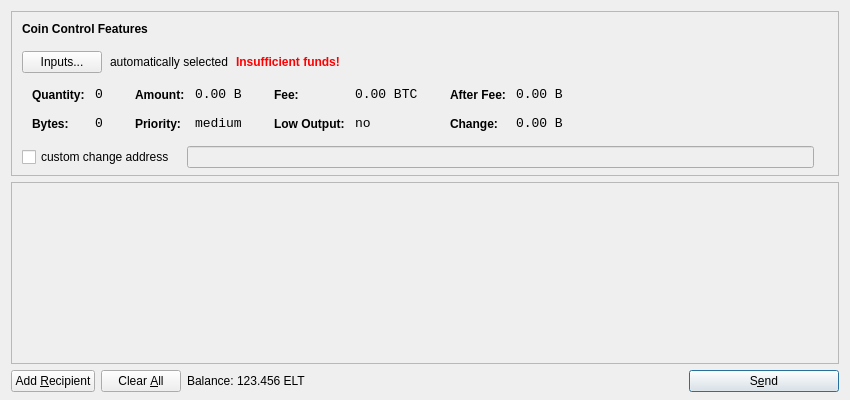
<?xml version="1.0" encoding="UTF-8"?>
<ui version="4.0">
 <class>SendCoinsDialog</class>
 <widget class="QDialog" name="SendCoinsDialog">
  <property name="geometry">
   <rect>
    <x>0</x>
    <y>0</y>
    <width>850</width>
    <height>400</height>
   </rect>
  </property>
  <property name="windowTitle">
   <string>Send Coins</string>
  </property>
  <layout class="QVBoxLayout" name="verticalLayout" stretch="0,1,0">
   <property name="bottomMargin">
    <number>8</number>
   </property>
   <item>
    <widget class="QFrame" name="frameCoinControl">
     <property name="sizePolicy">
      <sizepolicy hsizetype="Expanding" vsizetype="Expanding">
       <horstretch>0</horstretch>
       <verstretch>0</verstretch>
      </sizepolicy>
     </property>
     <property name="maximumSize">
      <size>
       <width>16777215</width>
       <height>16777215</height>
      </size>
     </property>
     <property name="frameShape">
      <enum>QFrame::StyledPanel</enum>
     </property>
     <property name="frameShadow">
      <enum>QFrame::Sunken</enum>
     </property>
     <layout class="QVBoxLayout" name="verticalLayoutCoinControl2">
      <property name="spacing">
       <number>-1</number>
      </property>
      <property name="leftMargin">
       <number>0</number>
      </property>
      <property name="topMargin">
       <number>0</number>
      </property>
      <property name="rightMargin">
       <number>0</number>
      </property>
      <property name="bottomMargin">
       <number>6</number>
      </property>
      <item>
       <layout class="QVBoxLayout" name="verticalLayoutCoinControl" stretch="0,0,0,0,1">
        <property name="spacing">
         <number>0</number>
        </property>
        <property name="leftMargin">
         <number>10</number>
        </property>
        <property name="topMargin">
         <number>10</number>
        </property>
        <item>
         <layout class="QHBoxLayout" name="horizontalLayoutCoinControl1">
          <property name="bottomMargin">
           <number>15</number>
          </property>
          <item>
           <widget class="QLabel" name="labelCoinControlFeatures">
            <property name="sizePolicy">
             <sizepolicy hsizetype="Preferred" vsizetype="Maximum">
              <horstretch>0</horstretch>
              <verstretch>0</verstretch>
             </sizepolicy>
            </property>
            <property name="font">
             <font>
              <weight>75</weight>
              <bold>true</bold>
             </font>
            </property>
            <property name="styleSheet">
             <string notr="true">font-weight:bold;</string>
            </property>
            <property name="text">
             <string>Coin Control Features</string>
            </property>
           </widget>
          </item>
         </layout>
        </item>
        <item>
         <layout class="QHBoxLayout" name="horizontalLayoutCoinControl2" stretch="0,0,0,0">
          <property name="spacing">
           <number>8</number>
          </property>
          <property name="bottomMargin">
           <number>10</number>
          </property>
          <item>
           <widget class="QPushButton" name="pushButtonCoinControl">
            <property name="styleSheet">
             <string notr="true"/>
            </property>
            <property name="text">
             <string>Inputs...</string>
            </property>
           </widget>
          </item>
          <item>
           <widget class="QLabel" name="labelCoinControlAutomaticallySelected">
            <property name="text">
             <string>automatically selected</string>
            </property>
            <property name="margin">
             <number>5</number>
            </property>
           </widget>
          </item>
          <item>
           <widget class="QLabel" name="labelCoinControlInsuffFunds">
            <property name="font">
             <font>
              <weight>75</weight>
              <bold>true</bold>
             </font>
            </property>
            <property name="styleSheet">
             <string notr="true">color:red;font-weight:bold;</string>
            </property>
            <property name="text">
             <string>Insufficient funds!</string>
            </property>
            <property name="margin">
             <number>5</number>
            </property>
           </widget>
          </item>
          <item>
           <spacer name="horizontalSpacerCoinControl">
            <property name="orientation">
             <enum>Qt::Horizontal</enum>
            </property>
            <property name="sizeHint" stdset="0">
             <size>
              <width>40</width>
              <height>1</height>
             </size>
            </property>
           </spacer>
          </item>
         </layout>
        </item>
        <item>
         <widget class="QWidget" name="widgetCoinControl" native="true">
          <property name="sizePolicy">
           <sizepolicy hsizetype="Preferred" vsizetype="Preferred">
            <horstretch>0</horstretch>
            <verstretch>0</verstretch>
           </sizepolicy>
          </property>
          <property name="minimumSize">
           <size>
            <width>0</width>
            <height>0</height>
           </size>
          </property>
          <property name="styleSheet">
           <string notr="true"/>
          </property>
          <layout class="QHBoxLayout" name="horizontalLayoutCoinControl5">
           <property name="margin">
            <number>0</number>
           </property>
           <item>
            <layout class="QHBoxLayout" name="horizontalLayoutCoinControl3" stretch="0,0,0,1">
             <property name="spacing">
              <number>20</number>
             </property>
             <property name="topMargin">
              <number>0</number>
             </property>
             <property name="bottomMargin">
              <number>10</number>
             </property>
             <item>
              <layout class="QFormLayout" name="formLayoutCoinControl1">
               <property name="horizontalSpacing">
                <number>10</number>
               </property>
               <property name="verticalSpacing">
                <number>14</number>
               </property>
               <property name="leftMargin">
                <number>10</number>
               </property>
               <property name="topMargin">
                <number>4</number>
               </property>
               <property name="rightMargin">
                <number>6</number>
               </property>
               <item row="0" column="0">
                <widget class="QLabel" name="labelCoinControlQuantityText">
                 <property name="styleSheet">
                  <string notr="true">font-weight:bold;</string>
                 </property>
                 <property name="text">
                  <string>Quantity:</string>
                 </property>
                 <property name="margin">
                  <number>0</number>
                 </property>
                </widget>
               </item>
               <item row="0" column="1">
                <widget class="QLabel" name="labelCoinControlQuantity">
                 <property name="font">
                  <font>
                   <family>Monospace</family>
                   <pointsize>10</pointsize>
                  </font>
                 </property>
                 <property name="cursor">
                  <cursorShape>IBeamCursor</cursorShape>
                 </property>
                 <property name="contextMenuPolicy">
                  <enum>Qt::ActionsContextMenu</enum>
                 </property>
                 <property name="text">
                  <string notr="true">0</string>
                 </property>
                 <property name="margin">
                  <number>0</number>
                 </property>
                 <property name="textInteractionFlags">
                  <set>Qt::LinksAccessibleByMouse|Qt::TextSelectableByKeyboard|Qt::TextSelectableByMouse</set>
                 </property>
                </widget>
               </item>
               <item row="1" column="0">
                <widget class="QLabel" name="labelCoinControlBytesText">
                 <property name="styleSheet">
                  <string notr="true">font-weight:bold;</string>
                 </property>
                 <property name="text">
                  <string>Bytes:</string>
                 </property>
                </widget>
               </item>
               <item row="1" column="1">
                <widget class="QLabel" name="labelCoinControlBytes">
                 <property name="font">
                  <font>
                   <family>Monospace</family>
                   <pointsize>10</pointsize>
                  </font>
                 </property>
                 <property name="cursor">
                  <cursorShape>IBeamCursor</cursorShape>
                 </property>
                 <property name="contextMenuPolicy">
                  <enum>Qt::ActionsContextMenu</enum>
                 </property>
                 <property name="text">
                  <string notr="true">0</string>
                 </property>
                 <property name="textInteractionFlags">
                  <set>Qt::LinksAccessibleByMouse|Qt::TextSelectableByKeyboard|Qt::TextSelectableByMouse</set>
                 </property>
                </widget>
               </item>
              </layout>
             </item>
             <item>
              <layout class="QFormLayout" name="formLayoutCoinControl2">
               <property name="horizontalSpacing">
                <number>10</number>
               </property>
               <property name="verticalSpacing">
                <number>14</number>
               </property>
               <property name="leftMargin">
                <number>6</number>
               </property>
               <property name="topMargin">
                <number>4</number>
               </property>
               <property name="rightMargin">
                <number>6</number>
               </property>
               <item row="0" column="0">
                <widget class="QLabel" name="labelCoinControlAmountText">
                 <property name="styleSheet">
                  <string notr="true">font-weight:bold;</string>
                 </property>
                 <property name="text">
                  <string>Amount:</string>
                 </property>
                 <property name="margin">
                  <number>0</number>
                 </property>
                </widget>
               </item>
               <item row="0" column="1">
                <widget class="QLabel" name="labelCoinControlAmount">
                 <property name="font">
                  <font>
                   <family>Monospace</family>
                   <pointsize>10</pointsize>
                  </font>
                 </property>
                 <property name="cursor">
                  <cursorShape>IBeamCursor</cursorShape>
                 </property>
                 <property name="contextMenuPolicy">
                  <enum>Qt::ActionsContextMenu</enum>
                 </property>
                 <property name="text">
                  <string notr="true">0.00 B</string>
                 </property>
                 <property name="textInteractionFlags">
                  <set>Qt::LinksAccessibleByMouse|Qt::TextSelectableByKeyboard|Qt::TextSelectableByMouse</set>
                 </property>
                </widget>
               </item>
               <item row="1" column="0">
                <widget class="QLabel" name="labelCoinControlPriorityText">
                 <property name="styleSheet">
                  <string notr="true">font-weight:bold;</string>
                 </property>
                 <property name="text">
                  <string>Priority:</string>
                 </property>
                </widget>
               </item>
               <item row="1" column="1">
                <widget class="QLabel" name="labelCoinControlPriority">
                 <property name="font">
                  <font>
                   <family>Monospace</family>
                   <pointsize>10</pointsize>
                  </font>
                 </property>
                 <property name="cursor">
                  <cursorShape>IBeamCursor</cursorShape>
                 </property>
                 <property name="contextMenuPolicy">
                  <enum>Qt::ActionsContextMenu</enum>
                 </property>
                 <property name="text">
                  <string>medium</string>
                 </property>
                 <property name="textInteractionFlags">
                  <set>Qt::LinksAccessibleByMouse|Qt::TextSelectableByKeyboard|Qt::TextSelectableByMouse</set>
                 </property>
                </widget>
               </item>
              </layout>
             </item>
             <item>
              <layout class="QFormLayout" name="formLayoutCoinControl3">
               <property name="horizontalSpacing">
                <number>10</number>
               </property>
               <property name="verticalSpacing">
                <number>14</number>
               </property>
               <property name="leftMargin">
                <number>6</number>
               </property>
               <property name="topMargin">
                <number>4</number>
               </property>
               <property name="rightMargin">
                <number>6</number>
               </property>
               <item row="0" column="0">
                <widget class="QLabel" name="labelCoinControlFeeText">
                 <property name="styleSheet">
                  <string notr="true">font-weight:bold;</string>
                 </property>
                 <property name="text">
                  <string>Fee:</string>
                 </property>
                 <property name="margin">
                  <number>0</number>
                 </property>
                </widget>
               </item>
               <item row="0" column="1">
                <widget class="QLabel" name="labelCoinControlFee">
                 <property name="font">
                  <font>
                   <family>Monospace</family>
                   <pointsize>10</pointsize>
                  </font>
                 </property>
                 <property name="cursor">
                  <cursorShape>IBeamCursor</cursorShape>
                 </property>
                 <property name="contextMenuPolicy">
                  <enum>Qt::ActionsContextMenu</enum>
                 </property>
                 <property name="text">
                  <string notr="true">0.00 BTC</string>
                 </property>
                 <property name="textInteractionFlags">
                  <set>Qt::LinksAccessibleByMouse|Qt::TextSelectableByKeyboard|Qt::TextSelectableByMouse</set>
                 </property>
                </widget>
               </item>
               <item row="1" column="0">
                <widget class="QLabel" name="labelCoinControlLowOutputText">
                 <property name="styleSheet">
                  <string notr="true">font-weight:bold;</string>
                 </property>
                 <property name="text">
                  <string>Low Output:</string>
                 </property>
                </widget>
               </item>
               <item row="1" column="1">
                <widget class="QLabel" name="labelCoinControlLowOutput">
                 <property name="font">
                  <font>
                   <family>Monospace</family>
                   <pointsize>10</pointsize>
                  </font>
                 </property>
                 <property name="cursor">
                  <cursorShape>IBeamCursor</cursorShape>
                 </property>
                 <property name="contextMenuPolicy">
                  <enum>Qt::ActionsContextMenu</enum>
                 </property>
                 <property name="text">
                  <string>no</string>
                 </property>
                 <property name="textInteractionFlags">
                  <set>Qt::LinksAccessibleByMouse|Qt::TextSelectableByKeyboard|Qt::TextSelectableByMouse</set>
                 </property>
                </widget>
               </item>
              </layout>
             </item>
             <item>
              <layout class="QFormLayout" name="formLayoutCoinControl4">
               <property name="horizontalSpacing">
                <number>10</number>
               </property>
               <property name="verticalSpacing">
                <number>14</number>
               </property>
               <property name="leftMargin">
                <number>6</number>
               </property>
               <property name="topMargin">
                <number>4</number>
               </property>
               <property name="rightMargin">
                <number>6</number>
               </property>
               <item row="0" column="0">
                <widget class="QLabel" name="labelCoinControlAfterFeeText">
                 <property name="styleSheet">
                  <string notr="true">font-weight:bold;</string>
                 </property>
                 <property name="text">
                  <string>After Fee:</string>
                 </property>
                 <property name="margin">
                  <number>0</number>
                 </property>
                </widget>
               </item>
               <item row="0" column="1">
                <widget class="QLabel" name="labelCoinControlAfterFee">
                 <property name="font">
                  <font>
                   <family>Monospace</family>
                   <pointsize>10</pointsize>
                  </font>
                 </property>
                 <property name="cursor">
                  <cursorShape>IBeamCursor</cursorShape>
                 </property>
                 <property name="contextMenuPolicy">
                  <enum>Qt::ActionsContextMenu</enum>
                 </property>
                 <property name="text">
                  <string notr="true">0.00 B</string>
                 </property>
                 <property name="textInteractionFlags">
                  <set>Qt::LinksAccessibleByMouse|Qt::TextSelectableByKeyboard|Qt::TextSelectableByMouse</set>
                 </property>
                </widget>
               </item>
               <item row="1" column="0">
                <widget class="QLabel" name="labelCoinControlChangeText">
                 <property name="styleSheet">
                  <string notr="true">font-weight:bold;</string>
                 </property>
                 <property name="text">
                  <string>Change:</string>
                 </property>
                </widget>
               </item>
               <item row="1" column="1">
                <widget class="QLabel" name="labelCoinControlChange">
                 <property name="font">
                  <font>
                   <family>Monospace</family>
                   <pointsize>10</pointsize>
                  </font>
                 </property>
                 <property name="cursor">
                  <cursorShape>IBeamCursor</cursorShape>
                 </property>
                 <property name="contextMenuPolicy">
                  <enum>Qt::ActionsContextMenu</enum>
                 </property>
                 <property name="text">
                  <string notr="true">0.00 B</string>
                 </property>
                 <property name="textInteractionFlags">
                  <set>Qt::LinksAccessibleByMouse|Qt::TextSelectableByKeyboard|Qt::TextSelectableByMouse</set>
                 </property>
                </widget>
               </item>
              </layout>
             </item>
            </layout>
           </item>
          </layout>
         </widget>
        </item>
        <item>
         <layout class="QHBoxLayout" name="horizontalLayoutCoinControl4" stretch="0,0,0">
          <property name="spacing">
           <number>12</number>
          </property>
          <property name="sizeConstraint">
           <enum>QLayout::SetDefaultConstraint</enum>
          </property>
          <property name="topMargin">
           <number>5</number>
          </property>
          <property name="rightMargin">
           <number>5</number>
          </property>
          <item>
           <widget class="QCheckBox" name="checkBoxCoinControlChange">
            <property name="text">
             <string>custom change address</string>
            </property>
           </widget>
          </item>
          <item>
           <widget class="QLineEdit" name="lineEditCoinControlChange">
            <property name="enabled">
             <bool>false</bool>
            </property>
            <property name="sizePolicy">
             <sizepolicy hsizetype="Expanding" vsizetype="Fixed">
              <horstretch>0</horstretch>
              <verstretch>0</verstretch>
             </sizepolicy>
            </property>
           </widget>
          </item>
          <item>
           <widget class="QLabel" name="labelCoinControlChangeLabel">
            <property name="sizePolicy">
             <sizepolicy hsizetype="Preferred" vsizetype="Expanding">
              <horstretch>0</horstretch>
              <verstretch>0</verstretch>
             </sizepolicy>
            </property>
            <property name="minimumSize">
             <size>
              <width>0</width>
              <height>0</height>
             </size>
            </property>
            <property name="text">
             <string/>
            </property>
            <property name="margin">
             <number>3</number>
            </property>
           </widget>
          </item>
         </layout>
        </item>
        <item>
         <spacer name="verticalSpacerCoinControl">
          <property name="orientation">
           <enum>Qt::Vertical</enum>
          </property>
          <property name="sizeHint" stdset="0">
           <size>
            <width>800</width>
            <height>1</height>
           </size>
          </property>
         </spacer>
        </item>
       </layout>
      </item>
     </layout>
    </widget>
   </item>
   <item>
    <widget class="QScrollArea" name="scrollArea">
     <property name="widgetResizable">
      <bool>true</bool>
     </property>
     <widget class="QWidget" name="scrollAreaWidgetContents">
      <property name="geometry">
       <rect>
        <x>0</x>
        <y>0</y>
        <width>830</width>
        <height>165</height>
       </rect>
      </property>
      <layout class="QVBoxLayout" name="verticalLayout_2">
       <property name="margin">
        <number>0</number>
       </property>
       <item>
        <layout class="QVBoxLayout" name="entries">
         <property name="spacing">
          <number>6</number>
         </property>
        </layout>
       </item>
       <item>
        <spacer name="verticalSpacer">
         <property name="orientation">
          <enum>Qt::Vertical</enum>
         </property>
         <property name="sizeHint" stdset="0">
          <size>
           <width>20</width>
           <height>40</height>
          </size>
         </property>
        </spacer>
       </item>
      </layout>
     </widget>
    </widget>
   </item>
   <item>
    <layout class="QHBoxLayout" name="horizontalLayout">
     <item>
      <widget class="QPushButton" name="addButton">
       <property name="toolTip">
        <string>Send to multiple recipients at once</string>
       </property>
       <property name="text">
        <string>Add &amp;Recipient</string>
       </property>
       <property name="icon">
        <iconset resource="../bitcoin.qrc">
         <normaloff>:/icons/add</normaloff>:/icons/add</iconset>
       </property>
       <property name="autoDefault">
        <bool>false</bool>
       </property>
      </widget>
     </item>
     <item>
      <widget class="QPushButton" name="clearButton">
       <property name="sizePolicy">
        <sizepolicy hsizetype="Minimum" vsizetype="Fixed">
         <horstretch>0</horstretch>
         <verstretch>0</verstretch>
        </sizepolicy>
       </property>
       <property name="toolTip">
        <string>Remove all transaction fields</string>
       </property>
       <property name="text">
        <string>Clear &amp;All</string>
       </property>
       <property name="icon">
        <iconset resource="../bitcoin.qrc">
         <normaloff>:/icons/remove</normaloff>:/icons/remove</iconset>
       </property>
       <property name="autoRepeatDelay">
        <number>300</number>
       </property>
       <property name="autoDefault">
        <bool>false</bool>
       </property>
      </widget>
     </item>
     <item>
      <layout class="QHBoxLayout" name="horizontalLayout_2">
       <property name="spacing">
        <number>3</number>
       </property>
       <item>
        <widget class="QLabel" name="label">
         <property name="text">
          <string>Balance:</string>
         </property>
        </widget>
       </item>
       <item>
        <widget class="QLabel" name="labelBalance">
         <property name="cursor">
          <cursorShape>IBeamCursor</cursorShape>
         </property>
         <property name="text">
          <string>123.456 ELT</string>
         </property>
         <property name="textInteractionFlags">
          <set>Qt::LinksAccessibleByMouse|Qt::TextSelectableByKeyboard|Qt::TextSelectableByMouse</set>
         </property>
        </widget>
       </item>
      </layout>
     </item>
     <item>
      <spacer name="horizontalSpacer">
       <property name="orientation">
        <enum>Qt::Horizontal</enum>
       </property>
       <property name="sizeHint" stdset="0">
        <size>
         <width>40</width>
         <height>20</height>
        </size>
       </property>
      </spacer>
     </item>
     <item>
      <widget class="QPushButton" name="sendButton">
       <property name="minimumSize">
        <size>
         <width>150</width>
         <height>0</height>
        </size>
       </property>
       <property name="toolTip">
        <string>Confirm the send action</string>
       </property>
       <property name="text">
        <string>S&amp;end</string>
       </property>
       <property name="icon">
        <iconset resource="../bitcoin.qrc">
         <normaloff>:/icons/send</normaloff>:/icons/send</iconset>
       </property>
       <property name="default">
        <bool>true</bool>
       </property>
      </widget>
     </item>
    </layout>
   </item>
  </layout>
 </widget>
 <resources>
  <include location="../bitcoin.qrc"/>
 </resources>
 <connections/>
</ui>
